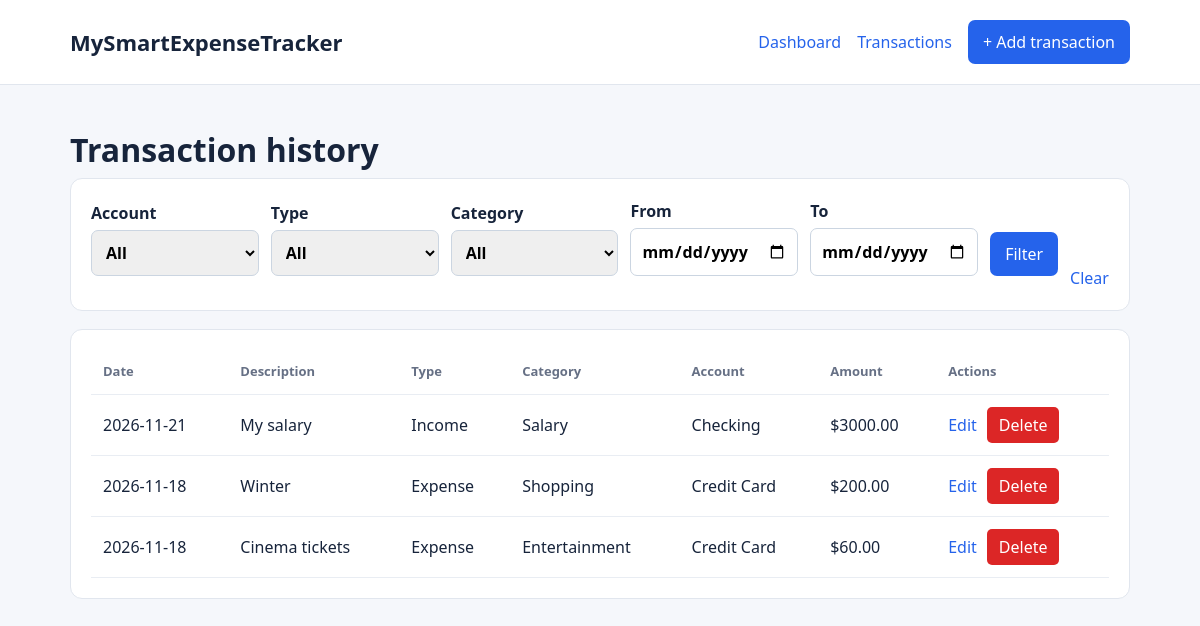
The app's page /transactions, older data.
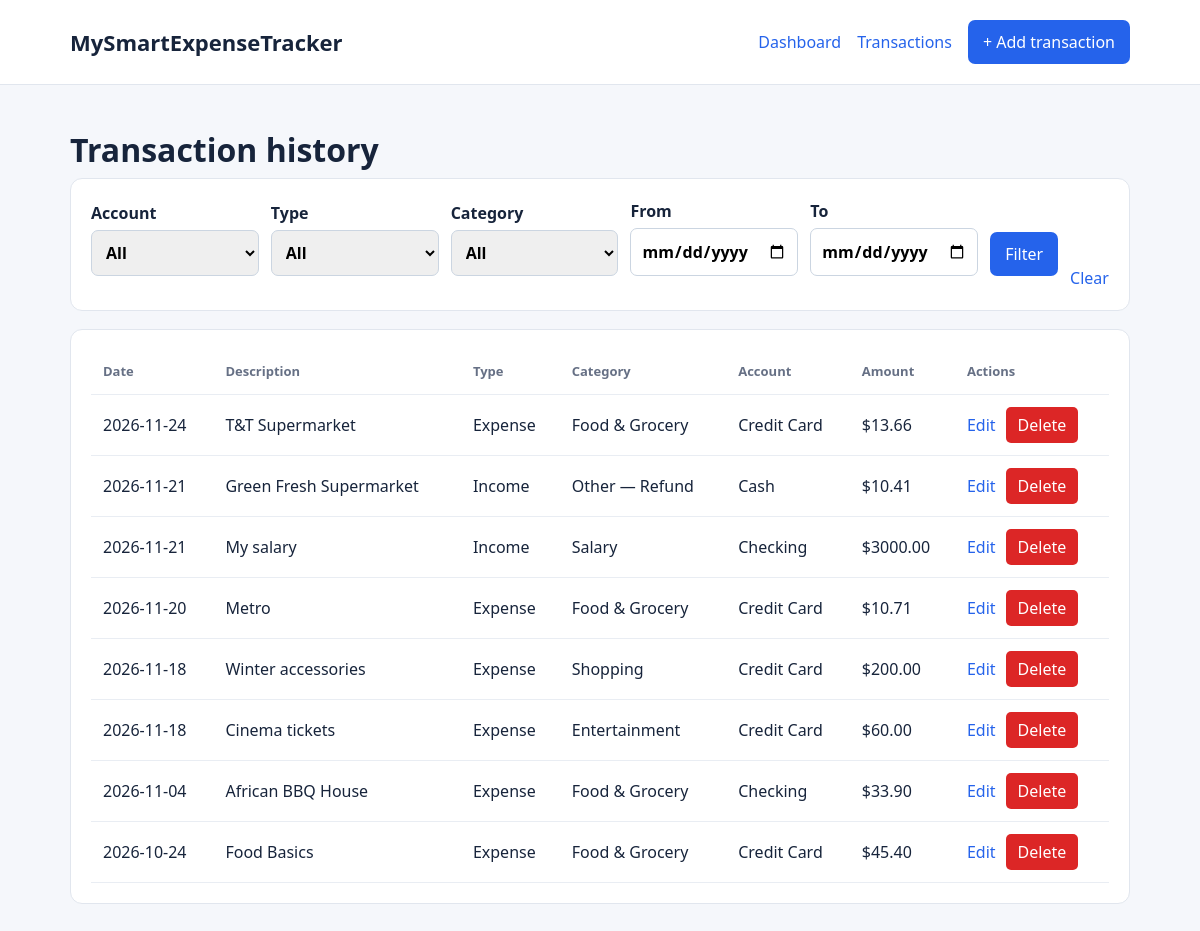
The same page, newer data.
### tables this page shows
CREATE TABLE transactions (
        transaction_id INTEGER PRIMARY KEY AUTOINCREMENT,
        transaction_date TEXT NOT NULL,
        description TEXT NOT NULL,
        amount REAL NOT NULL CHECK(amount > 0),
        transaction_type TEXT NOT NULL
            CHECK(transaction_type IN ('income', 'expense')),
        category_id INTEGER NOT NULL,
        account_id INTEGER NOT NULL, custom_category TEXT,

        FOREIGN KEY (category_id)
            REFERENCES categories(category_id),

        FOREIGN KEY (account_id)
            REFERENCES accounts(account_id)
    );

CREATE TABLE categories (
        category_id INTEGER PRIMARY KEY AUTOINCREMENT,
        category_name TEXT NOT NULL,
        category_type TEXT NOT NULL
            CHECK(category_type IN ('income', 'expense')),
        UNIQUE(category_name, category_type)
    );

CREATE TABLE accounts (
            account_id INTEGER PRIMARY KEY AUTOINCREMENT,
            account_name TEXT NOT NULL UNIQUE
        );

### app.py (the view)
@app.route("/transactions")
def transactions():
    filters = {
        "transaction_type": request.args.get("transaction_type", ""),
        "category_id": request.args.get("category_id", ""),
        "account_id": request.args.get("account_id", ""),
        "start_date": request.args.get("start_date", ""),
        "end_date": request.args.get("end_date", "")
    }
    conn = get_db_connection()
    categories = conn.execute(
        "SELECT * FROM categories ORDER BY category_name"
    ).fetchall()
    accounts= conn.execute(
        "SELECT * FROM accounts ORDER BY account_name"
    ).fetchall()
    query = """
        SELECT
            t.transaction_id,
            t.transaction_date,
            t.description,
            t.amount,
            t.transaction_type,
            t.custom_category,
            c.category_name,
            c.category_type,
            a.account_name
        FROM transactions t
        JOIN categories c
            ON t.category_id = c.category_id
        JOIN accounts a
            ON t.account_id = a.account_id
            WHERE 1=1
    """
    params=[]
    if filters["transaction_type"]:
        query += " AND t.transaction_type = ?"
        params.append(filters["transaction_type"])
    if filters["account_id"]:
        query += " AND t.account_id = ?"
        params.append(filters["account_id"])
    if filters["category_id"]:
        query += " AND c.category_id = ?"
        params.append(filters["category_id"])
    if filters["start_date"]:
        query += " AND t.transaction_date >= ?"
        params.append(filters["start_date"])
    if filters["end_date"]:
        query += " AND t.transaction_date <= ?"
        params.append(filters["end_date"])
    query += " ORDER BY t.transaction_date DESC, t.transaction_id DESC"
    transactions_list=conn.execute(query, params).fetchall()
    conn.close()
    return render_template(
        "transactions.html",
        accounts=accounts,
        transactions=transactions_list,
        categories=categories,
        filters=filters
    )

### database.py (called while the page is built)
def get_db_connection():
    conn=sqlite3.connect(DB_PATH)
    conn.row_factory=sqlite3.Row
    conn.execute("PRAGMA foreign_keys =ON")
    return conn

### templates/transactions.html (shortened to what this page needs)
{% extends 'base.html' %}
{% block content %}
<h1>Transaction history</h1>
<article>
    <form method="GET" class="filters">
        <label>
            Account
            <select name="account_id">
                <option value="">All</option>
            </select>
        </label>
        <label>
            Type
            <select name="transaction_type">
                <option value="">All</option>
            </select>
        </label>
        <label>
            Category
            <select name="category_id">
                <option value="">All</option>
            </select>
        </label>
        <label>
            From
            <input type="date" name="start_date" value="{{ filters.start_date }}">
        </label>
        <label>
            To
            <input type="date" name="end_date" value="{{ filters.end_date }}">
        </label>
        <button type="submit">Filter</button>
        <a href="{{ url_for('transactions') }}">Clear</a>
    </form>
</article>
<article class="table-wrap">
    {% if transactions %}
    <table>
        <thead>
            <tr>
                <th>Date</th>
                <th>Description</th>
                <th>Type</th>
                <th>Category</th>
                <th>Account</th>
                <th>Amount</th>
                <th>Actions</th>
            </tr>
        </thead>
        <tbody>
            {% for t in transactions %}
            <tr>
                <td>{{ t.transaction_date }}</td>
                <td>{{ t.description }}</td>
                <td>{{ t.transaction_type|capitalize }}</td>
                <td>
                    {% if t.category_name == 'Other' and t.custom_category %}
                    Other — {{ t.custom_category }}
                    {% else %}
                    {{ t.category_name }}
                    {% endif %}
                </td>
                <td>{{ t.account_name }}</td>
                <td>
                    ${{ '%.2f'|format(t.amount) }}
                </td>
                <td>
                    <div class="transaction-actions">
                        <a href="{{ url_for('edit_transaction',
                                            transaction_id=t.transaction_id) }}">
                            Edit
                        </a>
                        <form method="POST" action="{{ url_for('delete_transaction',
                                                 transaction_id=t.transaction_id) }}"
                            onsubmit="return confirm('Are you sure you want to delete this transaction?');">
                            <button type="submit" class="delete-btn">
                                Delete
                            </button>
                        </form>
                    </div>
                </td>
            </tr>
            {% endfor %}
        </tbody>
    </table>
    {% else %}
    <p>No matching transactions.</p>
    {% endif %}
</article>
{% endblock %}

### templates/base.html (shortened to what this page needs)
<!doctype html>
<html lang="en">
<head>
  <link rel="stylesheet" href="{{ url_for('static', filename='style.css') }}">
</head>
<body>
  <header>
    <nav>
      <a class="brand" href="{{ url_for('home') }}">MySmartExpenseTracker</a>
      <div>
        <a href="{{ url_for('home') }}">Dashboard</a>
        <a href="{{ url_for('transactions') }}">Transactions</a>
        <a class="button" href="{{ url_for('add_transaction') }}">+ Add transaction</a>
      </div>
    </nav>
  </header>
  <main>
    {% block content %}{% endblock %}
  </main>
</body>
</html>

### static/style.css (style rules this page uses)
* { box-sizing: border-box; }
body { margin: 0; background: #f5f7fb; color: #17243b; font: 16px/1.5 system-ui, Arial, sans-serif; }
header { background: white; border-bottom: 1px solid #e1e6ee; }
nav, main { max-width: 1100px; margin: auto; padding: 20px; }
nav { display: flex; justify-content: space-between; align-items: center; gap: 16px; }
nav div { display: flex; gap: 16px; align-items: center; flex-wrap: wrap; }
a { color: #2563eb; text-decoration: none; }
.brand { font-size: 22px; font-weight: 800; color: #17243b; }
h1 { margin-bottom: 4px; }
article { background: #fff; border: 1px solid #e1e6ee; border-radius: 12px; padding: 20px; margin-bottom: 18px; min-width: 0; }
table { width: 100%; border-collapse: collapse; text-align: left; }
th, td { padding: 12px; border-bottom: 1px solid #e9edf3; }
th { color: #667085; font-size: 13px; }
label { display: block; font-weight: 600; margin-bottom: 14px; }
input, select { display: block; width: 100%; padding: 10px; margin-top: 5px; border: 1px solid #cbd5e1; border-radius: 7px; font: inherit; }
form:not(.filters):not(.inline) { max-width: 520px; }
button, .button { display: inline-block; background: #2563eb; color: white; border: 0; border-radius: 7px; padding: 10px 15px; cursor: pointer; font: inherit; }
.filters { display: flex; gap: 12px; align-items: end; flex-wrap: wrap; }
.filters label { flex: 1; min-width: 130px; }
.filters button { margin-bottom: 14px; }
.table-wrap { overflow-x: auto; }
.transaction-actions { display: flex; align-items: center; gap: 10px; }
.transaction-actions form { margin: 0; }
.delete-btn { background-color: #dc2626; color: white; border: none; padding: 6px 12px; border-radius: 5px; cursor: pointer; }

Row changes from the older to the newer data that the page shows:
added transactions: transaction_date "2026-11-24", description "T&T Supermarket", transaction_type "Expense", category_name "Food & Grocery", account_name "Credit Card", amount "13.66"
added transactions: transaction_date "2026-11-21", description "Green Fresh Supermarket", transaction_type "Income", custom_category "Refund", account_name "Cash", amount "10.41"
added transactions: transaction_date "2026-11-20", description "Metro", transaction_type "Expense", category_name "Food & Grocery", account_name "Credit Card", amount "10.71"
changed transactions "Shopping": description "Winter" → "Winter accessories"
added transactions: transaction_date "2026-11-04", description "African BBQ House", transaction_type "Expense", category_name "Food & Grocery", account_name "Checking", amount "33.90"
added transactions: transaction_date "2026-10-24", description "Food Basics", transaction_type "Expense", category_name "Food & Grocery", account_name "Credit Card", amount "45.40"
